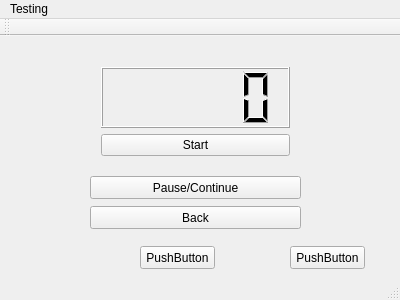
<?xml version="1.0" encoding="UTF-8"?>
<ui version="4.0">
 <class>MainWindow</class>
 <widget class="QMainWindow" name="MainWindow">
  <property name="geometry">
   <rect>
    <x>0</x>
    <y>0</y>
    <width>400</width>
    <height>300</height>
   </rect>
  </property>
  <property name="windowTitle">
   <string>MainWindow</string>
  </property>
  <widget class="QWidget" name="centralWidget">
   <widget class="QWidget" name="layoutWidget">
    <property name="geometry">
     <rect>
      <x>90</x>
      <y>20</y>
      <width>211</width>
      <height>111</height>
     </rect>
    </property>
    <layout class="QVBoxLayout" name="verticalLayout">
     <item>
      <widget class="QLCDNumber" name="lcdNumber"/>
     </item>
     <item>
      <widget class="QPushButton" name="pushButton">
       <property name="text">
        <string>Start</string>
       </property>
      </widget>
     </item>
    </layout>
   </widget>
   <widget class="QPushButton" name="pushButton_2">
    <property name="geometry">
     <rect>
      <x>90</x>
      <y>140</y>
      <width>211</width>
      <height>23</height>
     </rect>
    </property>
    <property name="text">
     <string>Pause/Continue</string>
    </property>
   </widget>
   <widget class="QPushButton" name="pushButton_3">
    <property name="geometry">
     <rect>
      <x>90</x>
      <y>170</y>
      <width>211</width>
      <height>23</height>
     </rect>
    </property>
    <property name="text">
     <string>Back</string>
    </property>
   </widget>
   <widget class="QPushButton" name="pushButton_4">
    <property name="geometry">
     <rect>
      <x>140</x>
      <y>210</y>
      <width>75</width>
      <height>23</height>
     </rect>
    </property>
    <property name="text">
     <string>PushButton</string>
    </property>
   </widget>
   <widget class="QPushButton" name="pushButton_5">
    <property name="geometry">
     <rect>
      <x>290</x>
      <y>210</y>
      <width>75</width>
      <height>23</height>
     </rect>
    </property>
    <property name="text">
     <string>PushButton</string>
    </property>
   </widget>
  </widget>
  <widget class="QMenuBar" name="menuBar">
   <property name="geometry">
    <rect>
     <x>0</x>
     <y>0</y>
     <width>400</width>
     <height>21</height>
    </rect>
   </property>
   <widget class="QMenu" name="menuTesting">
    <property name="title">
     <string>Testing</string>
    </property>
   </widget>
   <addaction name="menuTesting"/>
  </widget>
  <widget class="QToolBar" name="mainToolBar">
   <attribute name="toolBarArea">
    <enum>TopToolBarArea</enum>
   </attribute>
   <attribute name="toolBarBreak">
    <bool>false</bool>
   </attribute>
  </widget>
  <widget class="QStatusBar" name="statusBar"/>
 </widget>
 <layoutdefault spacing="6" margin="11"/>
 <resources/>
 <connections/>
</ui>
